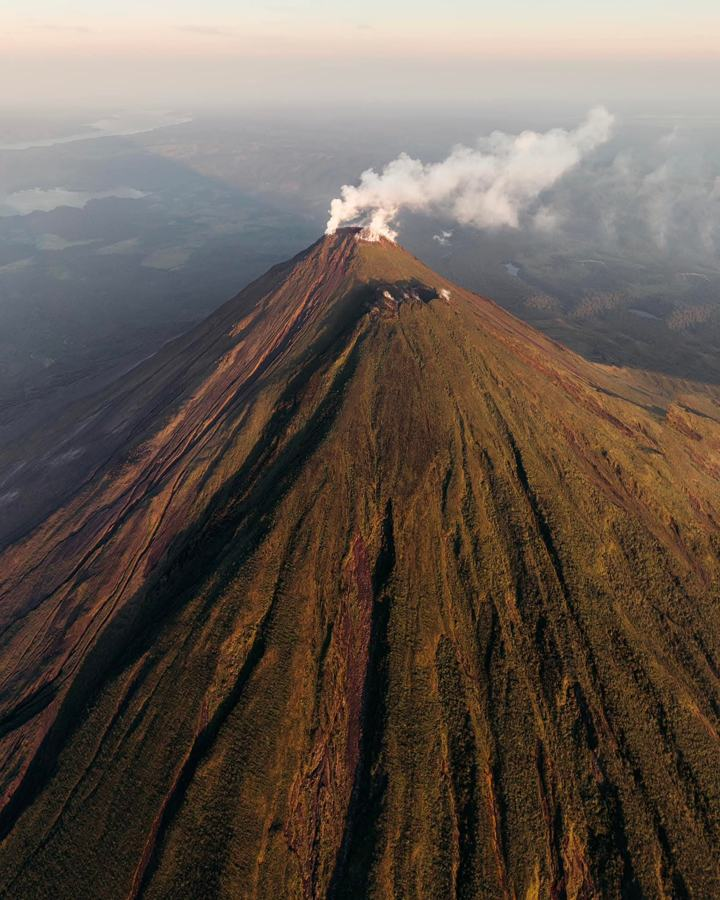
#> input picture assets/volcanes/arenal.jpg, 720 x 900 px
$ python -i camera_training.py   (imports and definitions only)
#> lines starting #> are read from the running program, lines starting #| are printed output that depends on the picture
#> further down, picture is the input picture: PIL image 720x900 RGB; mean R, G, B 101.1, 89.4, 80.3
#!/usr/bin/env python3
"""Recolección de datos para aprender a detectar lluvia con las cámaras.

Por cada cámara en línea guarda un resumen numérico de la imagen (no la foto) junto con lo que
midieron las estaciones cercanas y los rayos de los últimos minutos. Con eso se puede medir,
sin etiquetar nada a mano, si una cámara "ve" la lluvia. No afecta nada visible en la app.
"""
from __future__ import annotations

import json
import math
import re
import subprocess
import sys
from datetime import datetime, timedelta, timezone
from pathlib import Path

import requests
from PIL import Image, ImageFilter, ImageOps, ImageStat

DATA_PATH = Path("training-data/camera-features.jsonl")
BRANCH = "camera-training"
KEEP_DAYS = 14
LIGHTNING_URL = "https://raw.githubusercontent.com/Allan101010/RAINROAD/lightning-data/lightning.json"
STATION_RADIUS_KM = 25
LIGHTNING_RADIUS_KM = 15
LIGHTNING_MINUTES = 15
LOCAL_TZ = timezone(timedelta(hours=-6))


# [4 lines left out: function distance_km, not called in this run]


def extract_features(image: Image.Image) -> dict:
    """Resumen numérico de la imagen: brillo, contraste, color, bordes y cielo vs suelo."""
    width, height = 128, 96
    rgb = image.convert("RGB").resize((width, height))
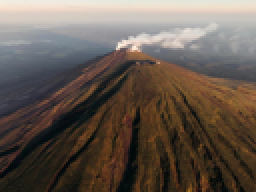
#> rgb: PIL image 128x96 RGB (shown 2 times larger); mean R, G, B 101.1, 89.4, 80.3
    gray = ImageOps.grayscale(rgb)
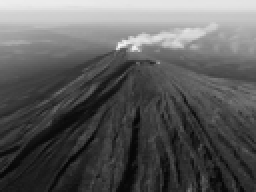
#> gray: PIL image 128x96 L (shown 2 times larger); min 4, max 243, mean 91.9
    third = height // 3

    def mean_std(im: Image.Image) -> tuple[float, float]:
        stat = ImageStat.Stat(im)
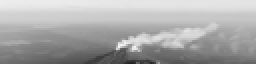
#> im: PIL image 128x32 L (shown 2 times larger); min 36, max 243, mean 169.8
        return float(stat.mean[0]), float(stat.stddev[0])

    sky_mean, sky_std = mean_std(gray.crop((0, 0, width, third)))
#> sky_mean = 169.8; sky_std = 45
    ground_mean, ground_std = mean_std(gray.crop((0, third, width, height)))
#> in mean_std (call 2), `stat = ImageStat.Stat(im)`:
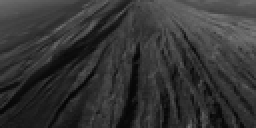
#> im: PIL image 128x64 L (shown 2 times larger); min 4, max 122, mean 52.9
#> ground_mean = 52.89; ground_std = 23.24
    all_mean, all_std = mean_std(gray)
#> all_mean = 91.88; all_std = 63.84
    edges = gray.filter(ImageFilter.FIND_EDGES)
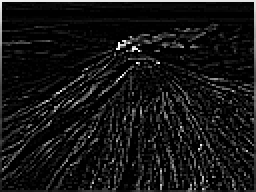
#> edges: PIL image 128x96 L (shown 2 times larger); min 0, max 255, mean 20.8
    edge_all, _ = mean_std(edges)
#> edge_all = 20.8
    edge_sky, _ = mean_std(edges.crop((0, 0, width, third)))
#> in mean_std (call 5), `stat = ImageStat.Stat(im)`:
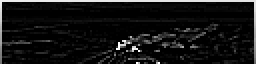
#> im: PIL image 128x32 L (shown 2 times larger); min 0, max 255, mean 19.6
#> edge_sky = 19.59
    saturation = float(ImageStat.Stat(rgb.convert("HSV")).mean[1])
#> saturation = 84.5
    sky_rgb = ImageStat.Stat(rgb.crop((0, 0, width, third))).mean
#> sky_rgb = [173, 168.9, 166.4]
    histogram = gray.histogram()
#> histogram = 256 values, max 167 at index 61, min 0 at index 0, mean 48
    total = max(1, sum(histogram))
#> total = 12288
    return {
        "luma": round(all_mean, 1), "contrast": round(all_std, 1),
        "sky_luma": round(sky_mean, 1), "sky_contrast": round(sky_std, 1),
        "ground_luma": round(ground_mean, 1), "ground_contrast": round(ground_std, 1),
        "edges": round(edge_all, 2), "sky_edges": round(edge_sky, 2),
        "saturation": round(saturation, 1),
        "sky_blue_ratio": round(float(sky_rgb[2]) / max(1.0, float(sky_rgb[0])), 3),
        "bright_frac": round(sum(histogram[200:]) / total, 3),
        "dark_frac": round(sum(histogram[:40]) / total, 3),
    }


# [42 lines left out: functions nearby_stations, fetch_lightning, lightning_near, build_row, not called in this run]


FEATURE_KEYS = ("luma", "contrast", "sky_luma", "sky_contrast", "ground_luma", "ground_contrast",
                "edges", "sky_edges", "saturation", "sky_blue_ratio", "bright_frac", "dark_frac")
OPTIONAL_FEATURE_KEYS = ("motion", "motion_spread", "motion_median", "splash_road", "splash_ref")  # solo las manda la tablet nueva
HOME_MAX_SKEW_MINUTES = 30


# [107 lines left out: functions parse_home_messages, fetch_home_rows, _blur_home_distances, append_rows, not called in this run]


HOME_FRESH_MINUTES = 20
HOME_BASELINE_MIN_ROWS = 12
HOME_DAYLIGHT_HOURS = range(5, 18)  # horas con luz natural posible (la cámara trabaja en color)
HOME_FALLBACK_SATURATION = 30.0
HOME_GREY_RATIO = 0.6
HOME_DARK_RATIO = 0.85
HOME_COORD_DECIMALS = 2  # ~1 km: la ubicación exacta de la casa no se publica
# De noche (visión infrarroja, imagen en blanco y negro) la lluvia se nota como movimiento en toda la imagen.
HOME_IR_SATURATION = 4.0        # por debajo de esto la imagen es en blanco y negro
HOME_NIGHT_SPREAD = 0.15        # parte de la imagen que cambia entre fotos seguidas
HOME_NIGHT_MOTION_MIN = 0.6     # cambio medio mínimo entre fotos seguidas
HOME_NIGHT_MOTION_RATIO = 2.5   # ...y al menos estas veces el movimiento normal de esa cámara de noche
HOME_NIGHT_WINDOW_MINUTES = 15  # la señal debe repetirse en este rato (una persona o un animal pasan una vez)
HOME_NIGHT_LUMA_JUMP = 0.10     # si el brillo cambió más que esto, la cámara se está ajustando: no opina


def _median(values: list[float]) -> float:
    values = sorted(values)
    return values[len(values) // 2]


# [6 lines left out: function home_mode, not called in this run]


def _night_signal(features: dict, base_motion: float) -> bool:
    return (float(features.get("motion_spread", 0)) >= HOME_NIGHT_SPREAD
            and float(features.get("motion", 0)) >= max(HOME_NIGHT_MOTION_MIN, base_motion * HOME_NIGHT_MOTION_RATIO))


# [30 lines left out: function _estimate_night, not called in this run]


# Salpicaduras (camaras_casa.splash_features): % de puntos que cambian en la zona al aire libre frente a
# la zona techada. Primera versión calibrada con un video de lluvia real del 22-nov (calle 0.6–3.5 %,
# techo 0.02–0.4 %); falta confirmar con días secos.
HOME_SPLASH_MIN = 1.0   # viento moviendo sombras da ~0.6; lluvia real, 2.7 o más
HOME_SPLASH_RATIO = 5.0
HOME_SPLASH_STRONG = 2.0
HOME_SPLASH_REPEAT_MINUTES = 15
OPTIONAL_SPLASH_KEYS = ("splash_road", "splash_ref")


# [23 lines left out: functions _recent_rows, _splash_signal, not called in this run]


HOME_SPLASH_HEAVY = 5.0          # % de puntos que salpican: lluvia fuerte
HOME_SPLASH_WEAK = 0.15          # señal débil (solo cuenta si ya venía lloviendo)
HOME_SPLASH_EPISODE_MINUTES = 30  # "ya venía lloviendo" = señal en la última media hora
HOME_SPLASH_FADE_MINUTES = 10     # sin ninguna señal por 10 min: se apaga


# [122 lines left out: functions _splash_level, _row_time, _estimate_splash, estimate_home_rain, home_estimates, not called in this run]


HOME_SILENCE_MINUTES = 30


# [44 lines left out: functions home_silence_message, publish, not called in this run]


# [7 lines not run here, left out]

>>> from PIL import Image
>>> picture = Image.open('../assets/volcanes/arenal.jpg')
>>> result = extract_features(picture)
#> result = 12 items

$ run again, on assets/volcanes/barva.jpg
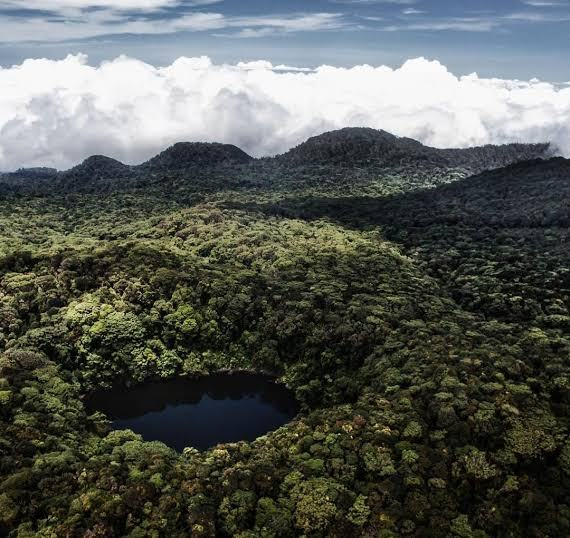
#> input picture assets/volcanes/barva.jpg, 570 x 538 px
#> picture is the input picture: PIL image 570x538 RGB; mean R, G, B 87, 90.9, 85.8
#> sky_mean = 172.2; sky_std = 64.31
#> im: PIL image 128x64 L
#> ground_mean = 47.69; ground_std = 28.18
#> all_mean = 89.19; all_std = 73.16
#> in extract_features, `edges = gray.filter(ImageFilter.FIND_EDGES)`:
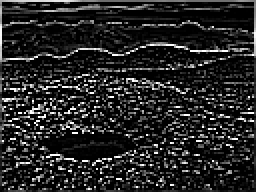
#> edges: PIL image 128x96 L (shown 2 times larger); min 0, max 255, mean 37.6
#> edge_all = 37.61
#> in mean_std (call 5), `stat = ImageStat.Stat(im)`:
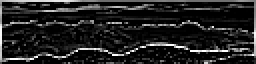
#> im: PIL image 128x32 L (shown 2 times larger); min 0, max 255, mean 33.6
#> edge_sky = 33.58
#> saturation = 66.12
#> sky_rgb = [164.6, 173.6, 184.7]
#> histogram = 256 values, max 215 at index 248, min 0 at index 0, mean 48
#> total = 12288
#> result = 12 items

$ run again, on assets/volcanes/irazu.jpg
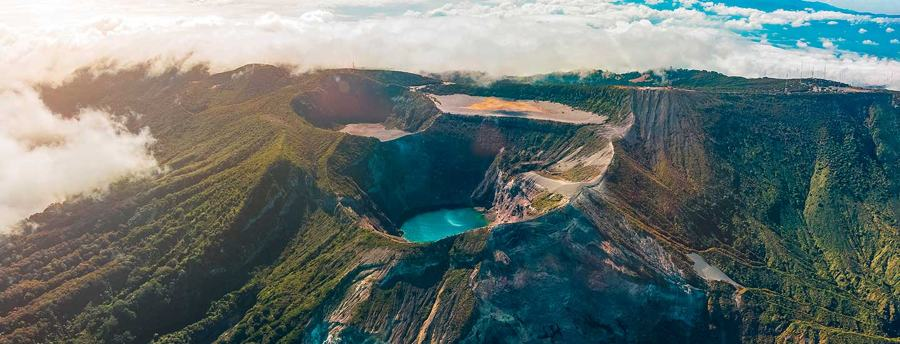
#> input picture assets/volcanes/irazu.jpg, 900 x 344 px
#> picture is the input picture: PIL image 900x344 RGB; mean R, G, B 103.9, 116.2, 113.3
#> sky_mean = 176.5; sky_std = 60.81
#> im: PIL image 128x64 L
#> ground_mean = 80.05; ground_std = 43.87
#> all_mean = 112.2; all_std = 67.69
#> in extract_features, `edges = gray.filter(ImageFilter.FIND_EDGES)`:
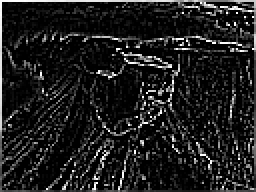
#> edges: PIL image 128x96 L (shown 2 times larger); min 0, max 255, mean 30
#> edge_all = 29.98
#> in mean_std (call 5), `stat = ImageStat.Stat(im)`:
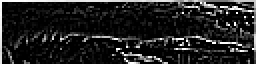
#> im: PIL image 128x32 L (shown 2 times larger); min 0, max 255, mean 33
#> edge_sky = 33.04
#> saturation = 87.23
#> sky_rgb = [170.2, 179.5, 177.3]
#> histogram = 256 values, max 147 at index 51, min 0 at index 0, mean 48
#> total = 12288
#> result = 12 items

$ run again, on assets/volcanes/miravalles.jpg
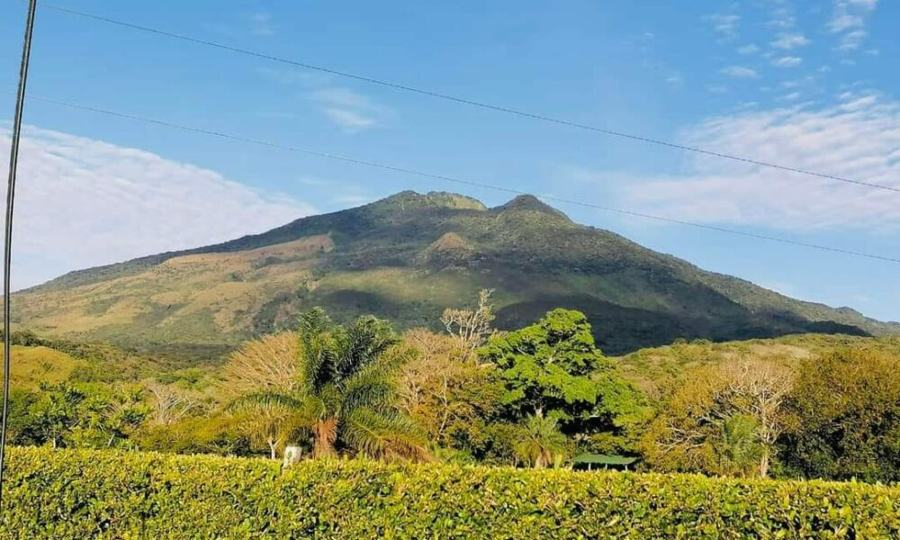
#> input picture assets/volcanes/miravalles.jpg, 900 x 540 px
#> picture is the input picture: PIL image 900x540 RGB; mean R, G, B 133.3, 150.1, 137.1
#> sky_mean = 168.2; sky_std = 17.25
#> im: PIL image 128x64 L
#> ground_mean = 131.3; ground_std = 42.71
#> all_mean = 143.6; all_std = 40.23
#> in extract_features, `edges = gray.filter(ImageFilter.FIND_EDGES)`:
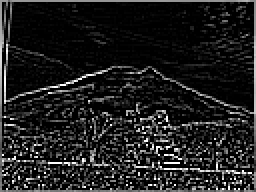
#> edges: PIL image 128x96 L (shown 2 times larger); min 0, max 255, mean 31.2
#> edge_all = 31.21
#> in mean_std (call 5), `stat = ImageStat.Stat(im)`:
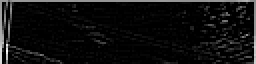
#> im: PIL image 128x32 L (shown 2 times larger); min 0, max 255, mean 15
#> edge_sky = 15.03
#> saturation = 109.3
#> sky_rgb = [127.7, 178.6, 220.8]
#> histogram = 256 values, max 227 at index 149, min 0 at index 0, mean 48
#> total = 12288
#> result = 12 items
